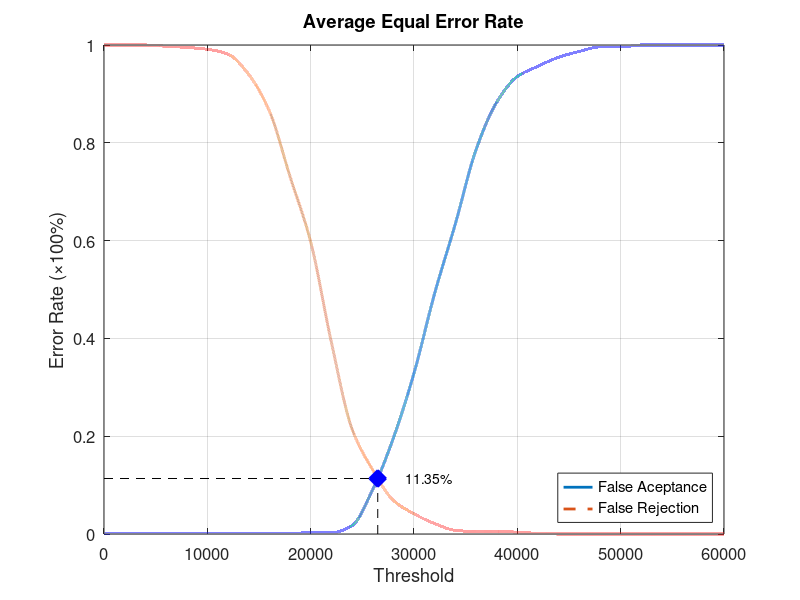
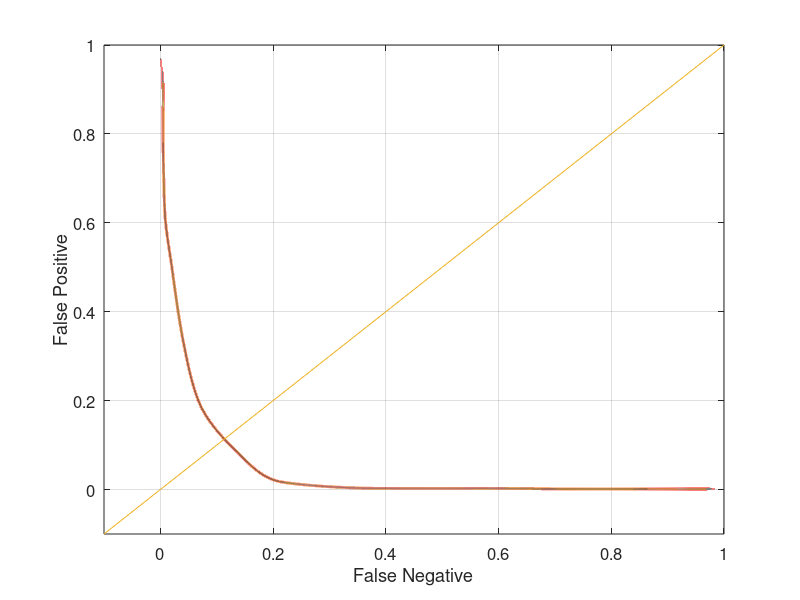

These figures' MATLAB source, in order:
function yEER = Experiment1Average
close all;
clear;
clc;
x = 0:2000:60000;
xq = 0:0.5:60000;

y0 = [0 0.00131579 0.00131579 0.00131579 0.00131579 0.00131579 0.00131579 0.00131579 0.00131579 0.00131579 0.00263158 0.00263158 0.0171053 0.0907895 0.196053 0.328947 0.492105 0.634211 0.785526 0.882895 0.935526 0.956579 0.975 0.986842 0.996053 0.996053 1 1 1 1 1];
yy0 = interp1(x, y0, xq, 'pchip');
y1 = [1 1 1 0.9975 0.995 0.99125 0.98125 0.94 0.865 0.73125 0.5975 0.3925 0.215 0.13125 0.06875 0.04125 0.02125 0.0075 0.005 0.005 0.00375 0.00125 0 0 0 0 0 0 0 0 0];
yy1 = interp1(x, y1, xq, 'pchip');

% Calculating EER: 
y2 = abs(y0 - y1);
find(y2 == min(y2))
yy2 = abs(yy0 - yy1);
xEER = find(yy2 == min(yy2));
xEERIndex = xq(xEER) % X-axis EER
yEER = yy0(xEER) % Y-axis EER

main = figure
plot(xq, yy0,'-','LineWidth', 2);	hold on
plot(xq, yy1,'--','LineWidth', 2);	hold on
plot([xEERIndex xEERIndex], [0 yEER], 'k--');	hold on
plot([0 xEERIndex], [yEER yEER], 'k--');	hold on
plot(xEERIndex, yEER, 'bx', 'LineWidth', 10);	hold on
text(xEERIndex + 10 * xEERIndex / 100, yEER, [num2str(round((10000 * yEER)) / 100) '%'])
legend('False Aceptance', 'False Rejection', 'Location', 'SouthEast')
xlabel('Threshold')
ylabel('Error Rate (\times100%)')
title('Average Equal Error Rate')
set(gca, 'FontSize', 12)
axis([0 60000 0 1])
grid on

print(main, 'Experiment1AverageMain', '-dpng');
FNRxFPR = figure('Color', [1 1 1]);
plot(yy1, yy0, '-', yy1, yy0, 'LineWidth', 2);
hold on
y = -0.1:0.1:1
plot(y, y); 
set(gca, 'FontSize', 12)
xlabel('False Negative')
ylabel('False Positive')
axis([-0.1 1 -0.1 1])
set(gca, 'FontSize', 12)
grid on

print(FNRxFPR, 'Experiment1AverageFNRxFPR','-dpng');
end
